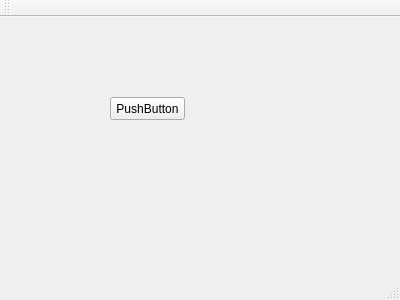
<?xml version="1.0" encoding="UTF-8"?>
<ui version="4.0">
 <class>MainWindow</class>
 <widget class="QMainWindow" name="MainWindow">
  <property name="geometry">
   <rect>
    <x>0</x>
    <y>0</y>
    <width>400</width>
    <height>300</height>
   </rect>
  </property>
  <property name="windowTitle">
   <string>MainWindow</string>
  </property>
  <widget class="QWidget" name="centralWidget">
   <widget class="QPushButton" name="pushButton">
    <property name="geometry">
     <rect>
      <x>110</x>
      <y>80</y>
      <width>75</width>
      <height>23</height>
     </rect>
    </property>
    <property name="text">
     <string>PushButton</string>
    </property>
   </widget>
  </widget>
  <widget class="QMenuBar" name="menuBar">
   <property name="geometry">
    <rect>
     <x>0</x>
     <y>0</y>
     <width>400</width>
     <height>21</height>
    </rect>
   </property>
  </widget>
  <widget class="QToolBar" name="mainToolBar">
   <attribute name="toolBarArea">
    <enum>TopToolBarArea</enum>
   </attribute>
   <attribute name="toolBarBreak">
    <bool>false</bool>
   </attribute>
  </widget>
  <widget class="QStatusBar" name="statusBar"/>
 </widget>
 <layoutdefault spacing="6" margin="11"/>
 <resources/>
 <connections/>
</ui>
